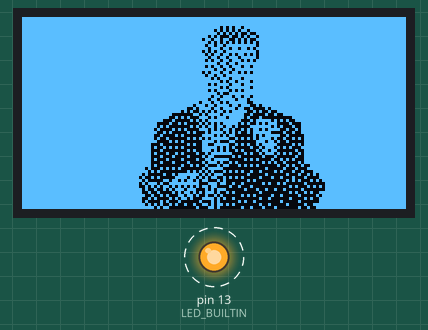
The sketch below on a simulated Arduino Uno, built with avr-gcc and run on an emulated ATmega328P. Parts: 128×64 one-colour display, output pins drawn as LEDs (lit = HIGH). Dashed ring = blinking. What the sketch prints to the serial monitor is not drawn.

Above: at 0.1 s.
At 2.2 s:
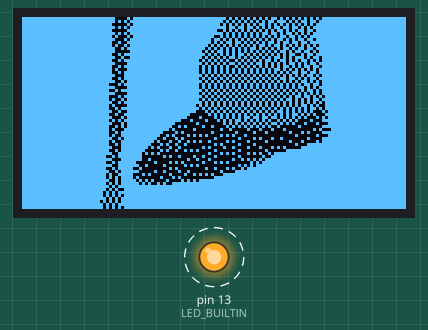
Timing chart, 0 to 130.0 s (numbered marks = the images above):
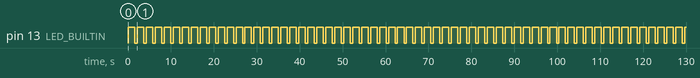

Measured:
- by itself, pin 13 (LED_BUILTIN): alternates HIGH for 1.5 s and LOW for 0.57 s
- what the display in image 0 shows lasts 2.1 s, from 0.1 s to 2.2 s

The sketch:

contrast.ino
```cpp
#include <Adafruit_GFX.h>
#include <Adafruit_SSD1306.h>
#include <Wire.h>

#include "images.h"

#define SCREEN_WIDTH 128
#define SCREEN_HEIGHT 64
#define OLED_RESET -1
#define SCREEN_ADDRESS 0x3C

Adafruit_SSD1306 display(SCREEN_WIDTH, SCREEN_HEIGHT, &Wire, OLED_RESET);

const unsigned char* const IMAGES[] = { RICK1_BITMAP, RICK2_BITMAP };
const uint8_t NUM_IMAGES = sizeof(IMAGES) / sizeof(IMAGES[0]);

const uint8_t FADE_STEP = 5;
const unsigned long FADE_DELAY = 10;
const unsigned long HOLD_DELAY = 1000;

uint8_t current = 0;

void setContrast(uint8_t contrast) {
  display.ssd1306_command(SSD1306_SETCONTRAST);
  display.ssd1306_command(contrast);
}

void setup() {
  Serial.begin(9600);
  Serial.println(F("Starting SSD1306 demo"));

  pinMode(LED_BUILTIN, OUTPUT);
  digitalWrite(LED_BUILTIN, LOW);

  if (!display.begin(SSD1306_SWITCHCAPVCC, SCREEN_ADDRESS)) {
    Serial.println(F("SSD1306 allocation failed"));
    for (;;)
      ;
  }
}

void loop() {
  setContrast(0);
  display.clearDisplay();
  display.drawBitmap(0, 0, IMAGES[current], SCREEN_WIDTH, SCREEN_HEIGHT, WHITE);
  display.display();

  // Blend in.
  digitalWrite(LED_BUILTIN, HIGH);
  for (int c = 0; c <= 255; c += FADE_STEP) {
    setContrast(c);
    delay(FADE_DELAY);
  }

  delay(HOLD_DELAY);

  // Blend out.
  digitalWrite(LED_BUILTIN, LOW);
  for (int c = 255; c >= 0; c -= FADE_STEP) {
    setContrast(c);
    delay(FADE_DELAY);
  }

  current = (current + 1) % NUM_IMAGES;
}
```

Source omitted: images.h (data table, 12742 bytes)
